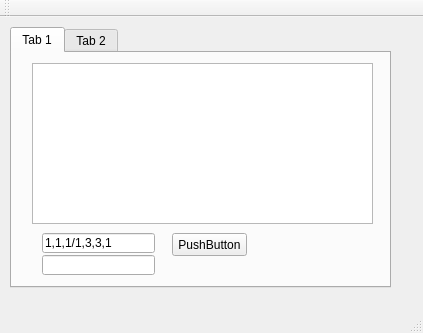
<?xml version="1.0" encoding="UTF-8"?>
<ui version="4.0">
 <class>MainWindow</class>
 <widget class="QMainWindow" name="MainWindow">
  <property name="geometry">
   <rect>
    <x>0</x>
    <y>0</y>
    <width>423</width>
    <height>333</height>
   </rect>
  </property>
  <property name="windowTitle">
   <string>MainWindow</string>
  </property>
  <widget class="QWidget" name="centralWidget">
   <widget class="QTabWidget" name="tabWidget">
    <property name="geometry">
     <rect>
      <x>10</x>
      <y>10</y>
      <width>381</width>
      <height>261</height>
     </rect>
    </property>
    <property name="currentIndex">
     <number>0</number>
    </property>
    <widget class="QWidget" name="tab">
     <attribute name="title">
      <string>Tab 1</string>
     </attribute>
     <widget class="QPushButton" name="pushButton">
      <property name="geometry">
       <rect>
        <x>160</x>
        <y>180</y>
        <width>75</width>
        <height>23</height>
       </rect>
      </property>
      <property name="text">
       <string>PushButton</string>
      </property>
     </widget>
     <widget class="QTextEdit" name="textEdit">
      <property name="geometry">
       <rect>
        <x>20</x>
        <y>10</y>
        <width>341</width>
        <height>161</height>
       </rect>
      </property>
     </widget>
     <widget class="QLineEdit" name="lineEdit">
      <property name="geometry">
       <rect>
        <x>30</x>
        <y>180</y>
        <width>113</width>
        <height>20</height>
       </rect>
      </property>
      <property name="text">
       <string>1,1,1/1,3,3,1</string>
      </property>
     </widget>
     <widget class="QLineEdit" name="lineEdit_2">
      <property name="geometry">
       <rect>
        <x>30</x>
        <y>202</y>
        <width>113</width>
        <height>20</height>
       </rect>
      </property>
     </widget>
    </widget>
    <widget class="QWidget" name="tab_2">
     <attribute name="title">
      <string>Tab 2</string>
     </attribute>
     <widget class="QWidget" name="widget" native="true">
      <property name="geometry">
       <rect>
        <x>19</x>
        <y>19</y>
        <width>341</width>
        <height>81</height>
       </rect>
      </property>
     </widget>
     <widget class="QWidget" name="widget_2" native="true">
      <property name="geometry">
       <rect>
        <x>20</x>
        <y>109</y>
        <width>331</width>
        <height>91</height>
       </rect>
      </property>
     </widget>
    </widget>
   </widget>
  </widget>
  <widget class="QMenuBar" name="menuBar">
   <property name="geometry">
    <rect>
     <x>0</x>
     <y>0</y>
     <width>423</width>
     <height>20</height>
    </rect>
   </property>
  </widget>
  <widget class="QToolBar" name="mainToolBar">
   <attribute name="toolBarArea">
    <enum>TopToolBarArea</enum>
   </attribute>
   <attribute name="toolBarBreak">
    <bool>false</bool>
   </attribute>
  </widget>
  <widget class="QStatusBar" name="statusBar"/>
 </widget>
 <layoutdefault spacing="6" margin="11"/>
 <resources/>
 <connections/>
</ui>
